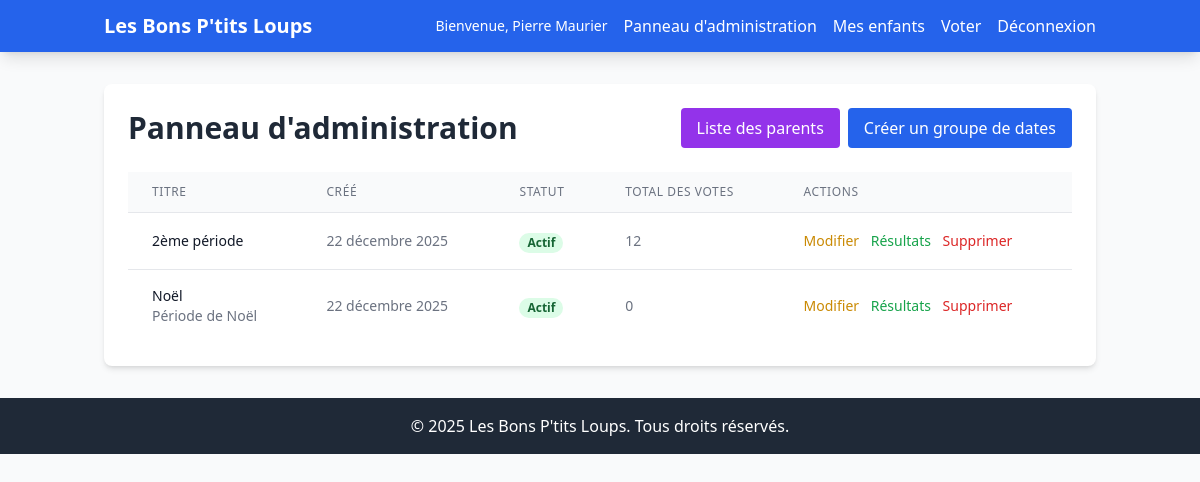
Screenshot of /admin-panel/ (signed in) with the database file from the repository.
### accounts/models.py (models this page shows, shortened)
class CustomUser(AbstractUser):
    is_parent = models.BooleanField(default=False, verbose_name=_('Parent'))
    is_admin = models.BooleanField(default=False, verbose_name=_('Administrateur'))
    class Meta:
        verbose_name = _('Utilisateur')
        verbose_name_plural = _('Utilisateurs')

### voting/models.py (models this page shows, shortened)
class DateGroup(models.Model):
    STATUS_CHOICES = [
        ('active', _('Actif')),
        ('closed', _('Fermé')),
    ]
    title = models.CharField(max_length=200, verbose_name=_('Titre'))
    description = models.TextField(blank=True, null=True, verbose_name=_('Description'))
    created_by = models.ForeignKey(settings.AUTH_USER_MODEL, on_delete=models.CASCADE, related_name='created_date_groups', verbose_name=_('Créé par'))
    created_at = models.DateTimeField(auto_now_add=True, verbose_name=_('Date de création'))
    is_active = models.BooleanField(default=True, verbose_name=_('Actif'))
    status = models.CharField(max_length=10, choices=STATUS_CHOICES, default='active', verbose_name=_('Statut'))
    class Meta:
        verbose_name = _('Groupe de dates')
        verbose_name_plural = _('Groupes de dates')
        ordering = ['-created_at']

### admin_panel/views.py (the view)
# urls.py: path('', views.dashboard, name='dashboard'),
@login_required
@user_passes_test(is_admin)
def dashboard(request):
    date_groups = DateGroup.objects.all().annotate(
        total_votes=Count('date_options__time_slots__votes')
    ).order_by('-created_at')
    context = {
        'date_groups': date_groups,
    }
    return render(request, 'admin_panel/dashboard.html', context)

### admin_panel/views.py (called while the page is built)
def is_admin(user):
    return user.is_authenticated and user.is_admin

### admin_panel/templates/admin_panel/dashboard.html (shortened to what this page needs)
{% extends 'base.html' %}
{% load i18n %}
{% block content %}
<div class="bg-white rounded-lg shadow-md p-6">
    <div class="flex justify-between items-center mb-6">
        <h1 class="text-3xl font-bold text-gray-800">{% trans "Panneau d'administration" %}</h1>
        <div class="flex space-x-2">
            <a href="{% url 'admin_panel:parents_list' %}" class="bg-purple-600 text-white px-4 py-2 rounded hover:bg-purple-700 transition duration-200">
                {% trans "Liste des parents" %}
            </a>
            <a href="{% url 'admin_panel:create' %}" class="bg-blue-600 text-white px-4 py-2 rounded hover:bg-blue-700 transition duration-200">
                {% trans "Créer un groupe de dates" %}
            </a>
        </div>
    </div>
    {% if date_groups %}
        <div class="overflow-x-auto">
            <table class="min-w-full divide-y divide-gray-200">
                <thead class="bg-gray-50">
                    <tr>
                        <th class="px-6 py-3 text-left text-xs font-medium text-gray-500 uppercase tracking-wider">{% trans "Titre" %}</th>
                        <th class="px-6 py-3 text-left text-xs font-medium text-gray-500 uppercase tracking-wider">{% trans "Créé" %}</th>
                        <th class="px-6 py-3 text-left text-xs font-medium text-gray-500 uppercase tracking-wider">{% trans "Statut" %}</th>
                        <th class="px-6 py-3 text-left text-xs font-medium text-gray-500 uppercase tracking-wider">{% trans "Total des votes" %}</th>
                        <th class="px-6 py-3 text-left text-xs font-medium text-gray-500 uppercase tracking-wider">{% trans "Actions" %}</th>
                    </tr>
                </thead>
                <tbody class="bg-white divide-y divide-gray-200">
                    {% for group in date_groups %}
                        <tr class="hover:bg-gray-50">
                            <td class="px-6 py-4 whitespace-nowrap">
                                <div class="text-sm font-medium text-gray-900">{{ group.title }}</div>
                                {% if group.description %}
                                    <div class="text-sm text-gray-500">{{ group.description|truncatewords:10 }}</div>
                                {% endif %}
                            </td>
                            <td class="px-6 py-4 whitespace-nowrap text-sm text-gray-500">
                                {{ group.created_at|date }}
                            </td>
                            <td class="px-6 py-4 whitespace-nowrap">
                                {% if group.status == 'closed' %}
                                    <span class="px-2 inline-flex text-xs leading-5 font-semibold rounded-full bg-orange-100 text-orange-800">{% trans "Fermé" %}</span>
                                {% elif group.is_active %}
                                    <span class="px-2 inline-flex text-xs leading-5 font-semibold rounded-full bg-green-100 text-green-800">{% trans "Actif" %}</span>
                                {% else %}
                                    <span class="px-2 inline-flex text-xs leading-5 font-semibold rounded-full bg-gray-100 text-gray-800">{% trans "Inactif" %}</span>
                                {% endif %}
                            </td>
                            <td class="px-6 py-4 whitespace-nowrap text-sm text-gray-500">
                                {{ group.total_votes }}
                            </td>
                            <td class="px-6 py-4 whitespace-nowrap text-sm font-medium space-x-2">
                                <a href="{% url 'admin_panel:edit' group.pk %}" class="text-yellow-600 hover:text-yellow-900">{% trans "Modifier" %}</a>
                                <a href="{% url 'admin_panel:results' group.pk %}" class="text-green-600 hover:text-green-900">{% trans "Résultats" %}</a>
                                <a href="{% url 'admin_panel:delete' group.pk %}" class="text-red-600 hover:text-red-900">{% trans "Supprimer" %}</a>
                            </td>
                        </tr>
                    {% endfor %}
                </tbody>
            </table>
        </div>
    {% endif %}
</div>
{% endblock %}

### templates/base.html (shortened to what this page needs)
{% load i18n %}
<!DOCTYPE html>
<html lang="fr">
<head>
    <script src="https://cdn.tailwindcss.com"></script>
</head>
<body class="bg-gray-50 min-h-screen">
    <nav class="bg-blue-600 text-white shadow-lg">
        <div class="container mx-auto px-4 py-3">
            <div class="flex justify-between items-center">
                <a href="{% url 'home' %}" class="text-xl font-bold">{% trans "Les Bons P'tits Loups" %}</a>
                <div class="flex items-center space-x-4">
                    {% if user.is_authenticated %}
                        <span class="text-sm">{% blocktrans with first=user.first_name last=user.last_name %}Bienvenue, {{ first }} {{ last }}{% endblocktrans %}</span>
                        {% if user.is_admin %}
                            <a href="{% url 'admin_panel:dashboard' %}" class="hover:text-blue-200">{% trans "Panneau d'administration" %}</a>
                        {% endif %}
                        {% if user.is_parent or user.is_admin %}
                            <a href="{% url 'children:dashboard' %}" class="hover:text-blue-200">{% trans "Mes enfants" %}</a>
                            <a href="{% url 'voting:list' %}" class="hover:text-blue-200">{% trans "Voter" %}</a>
                        {% endif %}
                        <a href="{% url 'accounts:logout' %}" class="hover:text-blue-200">{% trans "Déconnexion" %}</a>
                    {% else %}
                        <a href="{% url 'accounts:login' %}" class="hover:text-blue-200">{% trans "Connexion" %}</a>
                        <a href="{% url 'accounts:register' %}" class="hover:text-blue-200">{% trans "Inscription" %}</a>
                    {% endif %}
                </div>
            </div>
        </div>
    </nav>
    <main class="container mx-auto px-4 py-8">
        {% block content %}
        {% endblock %}
    </main>
    <footer class="bg-gray-800 text-white mt-auto py-4">
        <div class="container mx-auto px-4 text-center">
            <p>&copy; 2025 {% trans "Les Bons P'tits Loups" %}. {% trans "Tous droits réservés." %}</p>
        </div>
    </footer>
</body>
</html>

### rows the page displays
DateGroup: title "2ème période", created_at "22 décembre 2025", total_votes "12"
DateGroup: title "Noël", description "Période de Noël", created_at "22 décembre 2025", total_votes "0"
